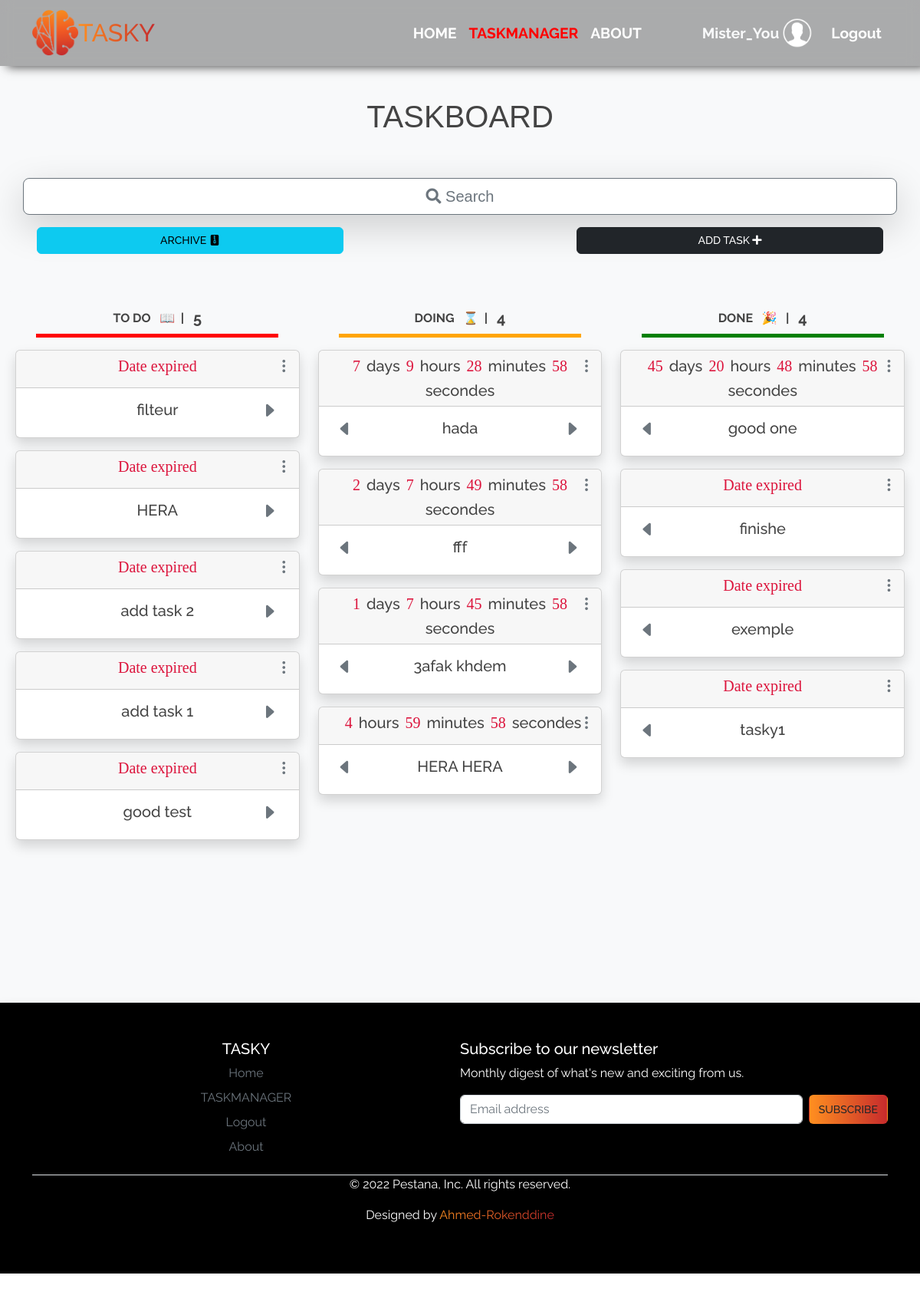
Page /tasks/index (signed in) on the committed database.
### tables this page shows
CREATE TABLE `taches` (
  `id` int(11) NOT NULL,
  `userid` int(11) NOT NULL,
  `title` varchar(255) NOT NULL,
  `description` varchar(3000) NOT NULL,
  `categorie` varchar(255) NOT NULL,
  `archive` varchar(255) DEFAULT NULL,
  `final_time` datetime NOT NULL,
  `created_at` datetime NOT NULL DEFAULT current_timestamp()
);

### app/libraries/Core.php (called while the page is built, shortened)
<?php
class Core {
    protected $currentMethod = 'index';
    public function __construct() {
        $url = $this->getUrl();
        if (is_array($url) && file_exists('../app/controllers/' . ucwords($url[0]). '.php')) {
            unset($url[0]);
        }
        $this->currentController = new $this->currentController;
        if (isset($url[1])) {
            if (method_exists($this->currentController, $url[1])) {
                $this->currentMethod = $url[1];
                unset($url[1]);
            }
        }
        $this->params = $url ? array_values($url) : [];
        call_user_func_array([$this->currentController, $this->currentMethod], $this->params);
    }
    public function getUrl() {
        if (isset($_GET['url'])) {
            $url = rtrim($_GET['url'], '/');
            $url = filter_var($url, FILTER_SANITIZE_URL);
            $url = explode('/', $url);
            return $url;
        }
    }
}

### public/index.php (called while the page is built, shortened)
<?php
  $init = new Core;

### app/libraries/Database.php (called while the page is built, shortened)
<?php
  class Database {
    private $host = DB_HOST;
    private $user = DB_USER;
    private $pass = DB_PASS;
    private $dbname = DB_NAME;
    private $dbh;
    private $stmt;
    public function __construct(){
      $dsn = 'mysql:host=' . $this->host . ';dbname=' . $this->dbname;
      $options = array(
        PDO::ATTR_PERSISTENT => true,
        PDO::ATTR_ERRMODE => PDO::ERRMODE_EXCEPTION
      );
      try{
        $this->dbh = new PDO($dsn, $this->user, $this->pass, $options);
      } catch(PDOException $e){
        $this->error = $e->getMessage();
        echo $this->error;
      }
    }
    public function query($sql){
      $this->stmt = $this->dbh->prepare($sql);
    }
    public function bind($param, $value, $type = null){
      if(is_null($type)){
        switch(true){
          case is_int($value):
            $type = PDO::PARAM_INT;
            break;
        }
      }
      $this->stmt->bindValue($param, $value, $type);
    }
    public function execute(){
      return $this->stmt->execute();
    }
    public function resultSet(){
      $this->execute();
      return $this->stmt->fetchAll(PDO::FETCH_OBJ);
    }
  }

### app/models/Task.php (called while the page is built, shortened)
<?php
  class Task {
    private $db;
    public function __construct(){
      $this->db = new Database;
    }
    public function gettasks(){
        $this->db->query('SELECT * FROM taches WHERE userid = :iid ORDER BY final_time DESC');
        $this->db->bind(':iid', $_SESSION['user_id']);
        $results = $this->db->resultSet();
        return $results;
      }
}

### app/views/tasks/index.php (the view, shortened to what this page needs)
<?php require APPROOT . '/views/inc/header.php'; ?>
<div class="row mb-3">
    <div class="col-md-12 text-center mt-5 title">
      <h1>TASKBOARD</h1>
    </div>
    <div class="  text-center mt-5 ">
      <input id="search-input" class="container form-control form-control-lg text-center border border-secondary shadow-lg" placeholder= '&#xF002; Search'  style="font-family: Arial, 'Font Awesome 5 Free'">
      <div class="dropdown">
       <button class=" col-4 btn  btn-dark float-right  mr-5 mt-3" type="button" data-bs-toggle="dropdown" aria-expanded="false"> ADD TASK <i class="fa fa-plus"></i>  </button>
      </div>
      <button type="button" class="col-4 btn btn-info float-left  ml-5 mt-3" data-bs-toggle="modal" data-bs-target="#exampleModal3">  ARCHIVE <i class="bi bi-file-zip-fill"></i> </button>
    </div>
  </div>
<section class="row row-cols-1 mt-5 row-cols-md-3 g-4   bg-light rounded  ml-2 mr-2 mb-3" style="gap:0%;" >
          <div class="col-md-4 " >
                <div class="form-group text-center" style="display: grid;justify-items: center;" id="cardto">
                <div class="d-flex"><label class=" fw-bold " >TO DO &nbsp; 📖 &nbsp;|&nbsp;</label>  <div id="todo" class="fw-bold  h5 ml-2"></div></div>
                    <hr   width="80%" style="border-top:5px solid;opacity: 1;color:red; margin:0;">
                    <?php foreach($data['tasks'] as $task) : ?>
                     <?php if($task->categorie == 'todo') { ?>
                    <div style="width:94%;" class="card mt-3 shadow" name="todo">
                    <div class="card-header h5 justify-content-center coolDiv position-relative d-flex flex-wrap k btn-"  data-bs-toggle="collapse" href="#collapseExample<?php echo $task->id?>" role="button" aria-expanded="false" aria-controls="collapseExample"><i class="bi bi-three-dots-vertical position-absolute c " style="left: 92%;"></i><?php if(strtotime($task->final_time) < strtotime(date("Y-m-d H:i:s"))){ echo "<h6>Date expired</h6>";}?> </div>
                    <div class="card-body position-relative">
                    <form  type="button" class="pinger" action="<?php echo URLROOT; ?>/tasks/right/<?php echo $task->id; ?>" method="post"><button type="submit" class="bi bi-caret-right-fill btn position-absolute c mr-1" style="font-size: 1.4rem; top:10%;left:83% ; " ></button></form>
                    <h5 class="card-title"><?php echo $task->title  ?></h5>
                    </div>
                    </div>
                    <?php } ?>
                    <?php endforeach; ?>
                </div>
            </div>
            <div class="col-md-4 ">
                <div class="form-group text-center grid" style="display: grid;justify-items: center;">
                    <div class="d-flex"><label class=" fw-bold " >DOING &nbsp; ⌛ &nbsp;|&nbsp;</label>  <div id="doing" class="fw-bold  h5 ml-2"></div></div>
                    <hr   width="80%" style="border-top:5px solid;opacity: 1;color:orange; margin:0;">
                    <?php foreach($data['tasks'] as $task) : ?>
                     <?php if($task->categorie == 'doing') { ?>
                      <div style="width:94%;" class="card mt-3 shadow" name="doing">
                      <div class="card-header h5 justify-content-center coolDiv position-relative d-flex flex-wrap k btn-"  data-bs-toggle="collapse" href="#collapseExample<?php echo $task->id?>" role="button" aria-expanded="false" aria-controls="collapseExample"><i class="bi bi-three-dots-vertical position-absolute c " style="left: 92%;"></i><?php if(strtotime($task->final_time) < strtotime(date("Y-m-d H:i:s"))){ echo "<h6>Date expired</h6>";}else{$rem = strtotime($task->final_time) - strtotime(date("Y-m-d H:i:s"));$day = floor($rem / 86400);$hr  = floor(($rem % 86400) / 3600);$min = floor(($rem % 3600) / 60);$sec = ($rem % 60); if( $day != 0){echo "<h6>$day</h6> days ";}  if( $hr != 0){echo" <h6>$hr</h6> hours "; }if( $min != 0){echo " <h6>$min</h6> minutes ";} if( $sec != 0){echo " <h6>$sec</h6> secondes ";} }?> </div>
                      <div class="card-body position-relative">
                    <form  type="button" class="pinger" action="<?php echo URLROOT; ?>/tasks/left/<?php echo $task->id; ?>" method="post"><button type="submit" class="bi bi-caret-left-fill btn  mr-1 position-absolute c" style="font-size: 1.4rem;top:10%;right:83% ; " ></button></form>
                    <form  type="button" class="pinger" action="<?php echo URLROOT; ?>/tasks/right/<?php echo $task->id; ?>" method="post"><button type="submit" class="bi bi-caret-right-fill btn position-absolute c mr-1" style="font-size: 1.4rem; top:10%;left:83% ; " ></button></form>
                    <h5 class="card-title"><?php echo $task->title  ?></h5>
                  </div>
                    </div>
                    <?php } ?>
                    <?php endforeach; ?>
                </div>
            </div>
            <div class="col-md-4 ">
              <div class="form-group text-center" style="display: grid;justify-items: center;">
              <div class="d-flex"><label class=" fw-bold " >DONE &nbsp; 🎉 &nbsp; |&nbsp;</label>  <div id="done" class="fw-bold  h5 ml-2"></div></div>
                <hr   width="80%" style="border-top:5px solid;opacity: 1;color:green; margin:0;">
                <?php foreach($data['tasks'] as $task) : ?>
                     <?php if($task->categorie == 'done') { ?>
                      <div style="width:94%;" class="card mt-3 shadow" name="done">
                      <div class="card-header h5 justify-content-center coolDiv position-relative d-flex flex-wrap k btn-"  data-bs-toggle="collapse" href="#collapseExample<?php echo $task->id?>" role="button" aria-expanded="false" aria-controls="collapseExample"><i class="bi bi-three-dots-vertical position-absolute c " style="left: 92%;"></i><?php if(strtotime($task->final_time) < strtotime(date("Y-m-d H:i:s"))){ echo "<h6>Date expired</h6>";}else{$rem = strtotime($task->final_time) - strtotime(date("Y-m-d H:i:s"));$day = floor($rem / 86400);$hr  = floor(($rem % 86400) / 3600);$min = floor(($rem % 3600) / 60);$sec = ($rem % 60); if( $day != 0){echo "<h6>$day</h6> days ";}  if( $hr != 0){echo" <h6>$hr</h6> hours "; }if( $min != 0){echo " <h6>$min</h6> minutes ";} if( $sec != 0){echo " <h6>$sec</h6> secondes ";} }?> </div>
                    <div class="card-body position-relative">
                    <form  type="button" class="pinger" action="<?php echo URLROOT; ?>/tasks/left/<?php echo $task->id; ?>" method="post"><button type="submit" class="bi bi-caret-left-fill btn  mr-1 position-absolute c" style="font-size: 1.4rem;top:10%;right:83%  " ></button></form>
                    <h5 class="card-title"><?php echo $task->title  ?></h5>
                  </div>
                    </div>
                    <?php } ?>
                    <?php endforeach; ?>
              </div>
             </div>
</section>
  <?php require APPROOT . '/views/inc/footer.php'; ?>

### rows in the picture
taches: shows "Date expired", title "filteur"
taches: shows "Date expired", title "HERA"
taches: shows "Date expired", title "add task 2"
taches: shows "Date expired", title "add task 1"
taches: shows "Date expired", title "good test"
taches: final_time "7", final_time "9", final_time "28", final_time "58", title "hada"
taches: final_time "2", final_time "7", final_time "49", final_time "58", title "fff"
taches: final_time "1", final_time "7", final_time "45", final_time "58", title "3afak khdem"
taches: final_time "4", final_time "59", final_time "58", title "HERA HERA"
taches: final_time "45", final_time "20", final_time "48", final_time "58", title "good one"
taches: shows "Date expired", title "finishe"
taches: shows "Date expired", title "exemple"
taches: shows "Date expired", title "tasky1"

### other values in the picture
$_SESSION['user_name'] "Mister_You"
